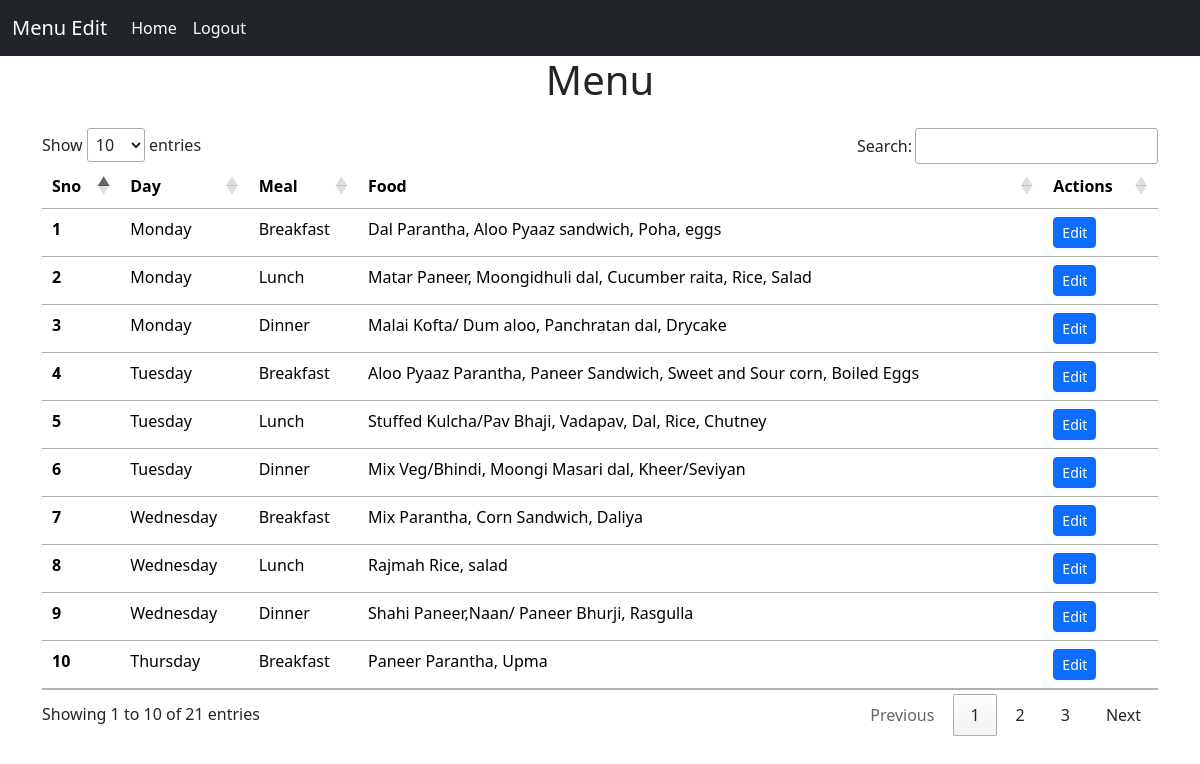
Page /menuAdmin.php (signed in) on the committed database.
### tables this page shows
CREATE TABLE `menu` (
  `sno` int(2) NOT NULL,
  `Day` varchar(10) NOT NULL,
  `Meal` varchar(15) NOT NULL,
  `Food` varchar(100) NOT NULL
);

### menuAdmin.php (the view, shortened to what this page needs)
<?php
$host="localhost";
$user="root";
$password="";
$db="database1";
$data=mysqli_connect($host,$user,$password,$db);
?>
<!DOCTYPE html>
<html lang="en">
<head>
    <link href="https://cdn.jsdelivr.net/npm/bootstrap@5.3.2/dist/css/bootstrap.min.css" rel="stylesheet">
    <link rel="stylesheet" href="//cdn.datatables.net/1.13.6/css/jquery.dataTables.min.css">
</head>
<body>
    <nav class="navbar navbar-expand-lg bg-dark navbar-dark">
  <div class="container-fluid">
    <a class="navbar-brand" >Menu Edit</a>
    <div class="collapse navbar-collapse" id="navbarSupportedContent">
      <ul class="navbar-nav me-auto mb-2 mb-lg-0">
        <li class="nav-item">
          <a class="nav-link active" aria-current="page" href="dashboard.php">Home</a>
        </li>
      <form class="d-flex" role="search">
        <li class="nav-item">
          <a class="nav-link active me-2 d-flex" href="logout.php">Logout</a>
        </li>
        </ul>
    </div>
  </div>
</nav>
<h1 align="center">Menu</h1>
<div class="container my-4">
<table class="table" id="myTable">
  <thead>
    <tr>
      <th scope="col">Sno</th>
      <th scope="col">Day</th>
      <th scope="col">Meal</th>
      <th scope="col">Food</th>
      <th scope="col">Actions</th>
    </tr>
  </thead>
  <tbody>
  <?php
    $sql = "SELECT * FROM `menu`";
    $result = mysqli_query($data, $sql);
    $sno = 0;
    while($row = mysqli_fetch_assoc($result)){
        $sno = $sno+1;
        echo " <tr>
        <th scope='row'>".$sno."</th>
        <td>".$row['Day']."</td>
        <td>".$row['Meal']."</td>
        <td>".$row['Food']."</td>
        <td><button class='edit btn btn-sm btn-primary' id=".$row['sno'].">Edit</button> </td>
      </tr>";
    }
    ?>
  </tbody>
</table>
</div>
</body>
</html>

### rows in the picture
menu: Day "Monday", Meal "Breakfast", Food "Dal Parantha, Aloo Pyaaz sandwich, Poha, eggs"
menu: Day "Monday", Meal "Lunch", Food "Matar Paneer, Moongidhuli dal, Cucumber raita, Rice, Salad"
menu: Day "Monday", Meal "Dinner", Food "Malai Kofta/ Dum aloo, Panchratan dal, Drycake"
menu: Day "Tuesday", Meal "Breakfast", Food "Aloo Pyaaz Parantha, Paneer Sandwich, Sweet and Sour corn, Boiled Eggs"
menu: Day "Tuesday", Meal "Lunch", Food "Stuffed Kulcha/Pav Bhaji, Vadapav, Dal, Rice, Chutney"
menu: Day "Tuesday", Meal "Dinner", Food "Mix Veg/Bhindi, Moongi Masari dal, Kheer/Seviyan"
menu: Day "Wednesday", Meal "Breakfast", Food "Mix Parantha, Corn Sandwich, Daliya"
menu: Day "Wednesday", Meal "Lunch", Food "Rajmah Rice, salad"
menu: Day "Wednesday", Meal "Dinner", Food "Shahi Paneer,Naan/ Paneer Bhurji, Rasgulla"
menu: Day "Thursday", Meal "Breakfast", Food "Paneer Parantha, Upma"
